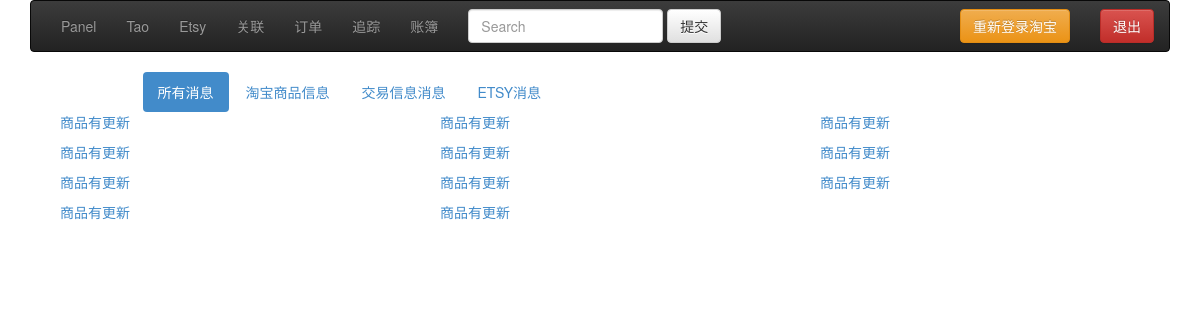
The app's page /index.php/notification with its own data.
### tables this page shows
CREATE TABLE `pe_notification` (
  `nid` int(10) unsigned NOT NULL auto_increment,
  `title` varchar(50) NOT NULL,
  `notification` varchar(255) NOT NULL,
  `created` datetime NOT NULL,
  `type` varchar(25) NOT NULL,
  `type_model` varchar(25) NOT NULL,
  `status` tinyint(3) unsigned NOT NULL,
  `read_time` datetime NOT NULL,
  `channel` varchar(10) NOT NULL,
  `bind_id` int(10) unsigned NOT NULL,
  PRIMARY KEY  (`nid`)
);

### application/controllers/notification.php (called while the page is built, shortened)
<?php if ( ! defined('BASEPATH')) exit('No direct script access allowed');
class Notification extends CI_Controller {
    public function __construct()
    {
        $this->template->set_partial('menu','common/admin_menu');
        $this->template->set_partial('submenu','admin/notification/notification_submenu');
    }
    public function index()
    {
        $type = $this->uri->segment(3);
        $type_model = $this->uri->segment(4);
        $notifications = $this->m_notification->getNotification($type,$type_model);
        $this->template->build('admin/notification/notification',array('notifications'=>$notifications));
    }
}

### index.php (called while the page is built, shortened)
<?php
require_once BASEPATH.'core/CodeIgniter.php';

### application/libraries/Session.php (called while the page is built, shortened)
<?php  if ( ! defined('BASEPATH')) exit('No direct script access allowed');
class CI_Session {
	function userdata($item)
	{
		if ($item == 'session_id')
		{
			return session_id();
		}
		else
		{
			if(strpos($item,'.') === FALSE){
				return ( ! isset($_SESSION[$item])) ? false : $_SESSION[$item];
			}else{
				$keys = explode('.', $item);
				$item = $_SESSION;
				foreach($keys as $key){
					if( isset($item[$key]) ){
						$item = $item[$key];
					}else{
						return FALSE;
					}
				}
				return $item;
			}
		}
	}
}

### application/helpers/user_helper.php (called while the page is built, shortened)
<?php  if ( ! defined('BASEPATH')) exit('No direct script access allowed');
if( ! function_exists('is_taooauth_expires()')){
    function is_taooauth_expires(){
        $ci = & get_instance();
        $exp_time = $ci->session->userdata('user.bind.taobao.expires_in');
        $create_time = $ci->session->userdata('user.bind.taobao.createtime');
        $now = time();
        if( ($now - $create_time) > $exp_time ){
            return TRUE;
        }else{
            return FALSE;
        }
    }
}

### application/models/m_notification.php (called while the page is built, shortened)
<?php if ( ! defined('BASEPATH')) exit('No direct script access allowed');
class M_Notification extends CI_Model {
    function getNotification($type='',$type_model='',$status = 0){
        $query = "select * from ".$this->db->dbprefix('notification')." where channel = ? ";
        $where = 'and status = ? ';
        $data = array($this->session->userdata('channel'),$status);
        $rs = $this->db->query($query.$where,$data);
        if($rs->num_rows() > 0){
            return $rs->result_array();
        }
        return array();
    }
}

### application/themes/default/views/admin/notification/notification.php (the view, shortened to what this page needs)
<?php echo isset($template['partials']['submenu'])?$template['partials']['submenu']:'';?>
<div class="container">
    <?php foreach($notifications as $notification){
            switch (strtolower($notification['type'])) {
                case 'item':
                    $link = site_url('taobao/item/'.$notification['bind_id']);
                    break;
            }
    ?>
    <div class="col-md-4">
        <p><a href="<?php echo $link;?>"><?php echo $notification['title']; ?></a></p>
    </div>
    <?php } ?>
</div>

### application/themes/default/views/common/admin_menu.php (shortened to what this page needs)
<nav class="navbar navbar-inverse" role="navigation">
    <div class="collapse navbar-collapse">
        <ul class="nav navbar-nav">
            <li class="<?php if($this->router->class == 'admin'){echo 'active';}?>"><a href="<?php echo site_url('admin/panel');?>">Panel</a></li>
            <li class="<?php if($this->router->class == 'taobao'){echo 'active';}?>"><a href="<?php echo site_url('taobao')?>">Tao</a></li>
            <li class="<?php if($this->router->class == 'etsy'){echo 'active';}?>"><a href="<?php echo site_url('etsy')?>">Etsy</a></li>
            <li class="<?php if($this->router->class == 'connect'){echo 'active';}?>"><a href="<?php echo site_url('connect')?>">关联</a></li>
            <li class="<?php if($this->router->class == 'order'){echo 'active';}?>"><a href="<?php echo site_url('order')?>">订单</a></li>
            <li class="<?php if($this->router->class == 'track'){echo 'active';}?>"><a href="<?php echo site_url('track')?>">追踪</a></li>
            <li class="<?php if($this->router->class == 'bookkeeping'){echo 'active';}?>"><a href="<?php echo site_url('bookkeeping')?>">账簿</a></li>
        </ul>
        <form class="navbar-form navbar-left" role="search">
            <div class="form-group">
                <input type="text" class="form-control" placeholder="Search" name="keyword" />
            </div>
            <button type="submit" class="btn btn-default">提交</button>
        </form>
        <a href="<?php echo site_url('user/logout');?>" class="btn btn-danger navbar-btn navbar-right">退出</a>
        <?php if(is_taooauth_expires()){ ?>
        <a href="<?php echo site_url('user/bindtao');?>" class="btn btn-warning navbar-btn navbar-right">重新登录淘宝</a>
        <?php }else{ ?>
        <a href="<?php echo site_url('user/refresh_token');?>" class="btn btn-warning navbar-btn navbar-right">手动刷新Token</a>
        <?php }?>
    </div>
</nav>

### application/themes/default/views/admin/notification/notification_submenu.php (shortened to what this page needs)
<div class="container">
    <div class="row">
        <div class="col-md-10 col-md-offset-1">
            <ul class="nav nav-pills">
                <li <?php if(strtolower($this->uri->segment(3)) == false) echo 'class="active"';?>><a href="<?php echo site_url('notification');?>">所有消息</a></li>
                <li <?php if(strtolower($this->uri->segment(3)) == 'item') echo 'class="active"';?>><a href="<?php echo site_url('notification/index/item');?>">淘宝商品信息</a></li>
                <li <?php if(strtolower($this->uri->segment(3)) == 'trade') echo 'class="active"';?>><a href="<?php echo site_url('notification/index/trade');?>">交易信息消息</a></li>
                <li <?php if(strtolower($this->uri->segment(3)) == 'etsy') echo 'class="active"';?>><a href="<?php echo site_url('notification/index/etsy');?>">ETSY消息</a></li>
            </ul>
        </div>
    </div>
</div>

### application/themes/default/views/layouts/default.php
<?php echo $this->template->load_view('common/header')?>
<?php echo $template['body']?>
<?php echo $this->template->load_view('common/footer');?>

### application/themes/default/views/common/header.php (shortened to what this page needs)
<!doctype html>
<html lang="en">
<head>
    <?php echo add_theme_css(array('assets/css/bootstrap.min.css','assets/css/bootstrap-theme.min.css'))?>
</head>
<body>
    <div class="container">
        <?php if(isset($template['partials']['menu'])){echo $template['partials']['menu'];}?>

### application/helpers/MY_url_helper.php (shortened to what this page needs)
<?php  if ( ! defined('BASEPATH')) exit('No direct script access allowed');
if( ! function_exists('add_theme_css')){
    function add_theme_css($sources = array()){
        $CI =& get_instance();
        $theme_path = $CI->template->get_theme_path();
        $source_output = '';
        foreach($sources as $source){
            $source_url= $theme_path . $source;
            $source_output .= '<link href="'.base_url($source_url).'" rel="stylesheet">';
        }
        return $source_output;
    }
}

### application/themes/default/views/common/footer.php (shortened to what this page needs)
</div>
</body>
</html>

### records on screen
pe_notification: title "商品有更新"
pe_notification: title "商品有更新"
pe_notification: title "商品有更新"
pe_notification: title "商品有更新"
pe_notification: title "商品有更新"
pe_notification: title "商品有更新"
pe_notification: title "商品有更新"
pe_notification: title "商品有更新"
pe_notification: title "商品有更新"
pe_notification: title "商品有更新"
pe_notification: title "商品有更新"
